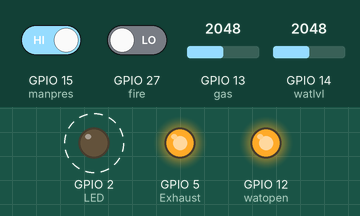
Recording of a sketch running on a simulated ESP32. Shown: output pins drawn as LEDs (lit = HIGH). Dashed ring = blinking. The test bench sets the inputs (shaded band); at power-on: GPIO 15 (manpres) HIGH, GPIO 27 (fire) LOW, GPIO 13 (gas) = 2048, GPIO 14 (watlvl) = 2048. What the sketch prints to the serial monitor is not drawn.

Above: at 9.93 s.
10.3 s: GPIO 15 (manpres) driven LOW and GPIO 27 (fire) driven HIGH
At 11.7 s:
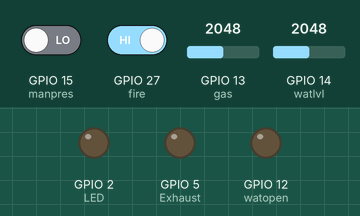
12.1 s: GPIO 27 (fire) driven LOW
At 12.48 s:
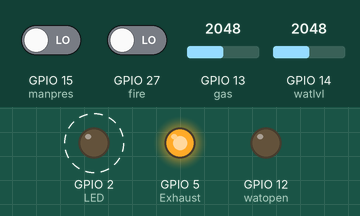
15.1 s: GPIO 27 (fire) driven HIGH
At 16.2 s:
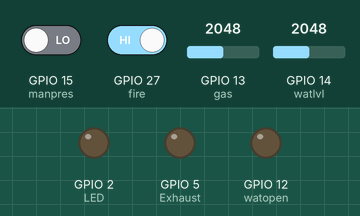
Timing chart, 0 to 17.6 s (numbered marks = the images above; inputs shaded):
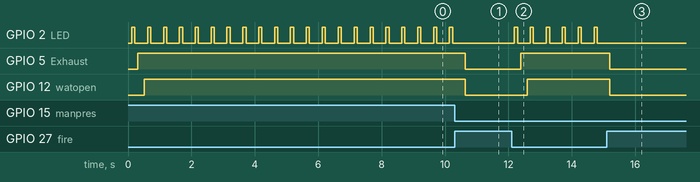

Measured:
- after the input at 10.3 s, GPIO 2 (LED): stops changing and stays LOW; GPIO 5 (Exhaust), GPIO 12 (watopen): HIGH → LOW after 0.34 s
- after the input at 12.1 s, GPIO 2 (LED): alternates HIGH for 0.10 s and LOW for 0.40 s, starting after 0.09 s; GPIO 5 (Exhaust): LOW → HIGH after 0.29 s; GPIO 12 (watopen): LOW → HIGH after 0.49 s
- after the input at 15.1 s, GPIO 2 (LED): stops changing and stays LOW; GPIO 5 (Exhaust), GPIO 12 (watopen): HIGH → LOW after 0.10 s
- by itself, GPIO 2 (LED): alternates HIGH for 0.10 s and LOW for 0.40 s

The sketch:

multithreaded_fire_detection_and_alarming_system.ino
```cpp
static int taskCore = 1;
static int lessCore = 0;

#define fire 27     // Flame sensor
#define gas 13      // smoke sensor
#define watlvl 14     // water level sensor
#define manpres 15    // Manual_Press for emergency
#define LED 2        // led for indication
#define Buzzer 4     // Buzzer
#define Exhaust 5     // Exhaust fan.
#define watopen 12     // water opening

int freq = 1500;
int channel = 0;
int resolution = 7;
int dutyCycle = 128;

unsigned long start,stoppy;

TaskHandle_t xflameTaskHandle = NULL;
TaskHandle_t xmanpressTaskHandle = NULL;
TaskHandle_t xsmokeTaskHandle = NULL;
TaskHandle_t xactuationTaskHandle = NULL;

SemaphoreHandle_t xflameStartSemaphore;
SemaphoreHandle_t xmanpressSemaphore;
SemaphoreHandle_t xsmokeSemaphore;
SemaphoreHandle_t xactuationSemaphore;

void setup() {
        Serial.begin(115200);   // Serial monitor setting up baud rate

   pinMode(fire,INPUT);
   pinMode(gas, INPUT);
   pinMode(watlvl, INPUT);
   pinMode(manpres,INPUT_PULLUP);
   pinMode(LED,OUTPUT);
   pinMode(Exhaust, OUTPUT);
   pinMode(Buzzer,OUTPUT);
   pinMode(watopen,OUTPUT);

   ledcSetup(channel, freq, resolution);
  ledcAttachPin(Buzzer, channel);

      xTaskCreatePinnedToCore(flame_watlvl,   /* Function to implement the task */
                    "flame sensor readings", /* Name of the task */
                    2000,      /* Stack size in words */
                    NULL,       /* Task input parameter */
                    9,          /* Priority of the task */
                    &xflameTaskHandle,     /* Task handle. */
                    lessCore);                    /* Task Core*/

      xTaskCreatePinnedToCore(manual_press,   /* Function to implement the task */
                    "manual_press", /* Name of the task */
                     1000,      /* Stack size in words */
                     NULL,       /* Task input parameter */
                      9,          /* Priority of the task */
                     &xmanpressTaskHandle,    /* Task handle. */
                     taskCore);                /* Task Core*/

       xTaskCreatePinnedToCore(smoke,   /* Function to implement the task */
                    "Smoke sensor reading", /* Name of the task */
                     1000,      /* Stack size in words */
                     NULL,       /* Task input parameter */
                      8,          /* Priority of the task */
                     &xsmokeTaskHandle,     /* Task handle. */
                     lessCore);                   /* Task Core*/

      xTaskCreatePinnedToCore(actuation,   /* Function to implement the task */
                    "Actuation task", /* Name of the task */
                     2000,      /* Stack size in words */
                     NULL,       /* Task input parameter */
                      10,          /* Priority of the task */
                     &xactuationTaskHandle,     /* Task handle. */
                     taskCore);                        /* Task Core*/


  /*Serial.print("Allocated heap=");
  Serial.println(ESP.getMaxAllocHeap());*/

}


void loop()
{

}


void flame_watlvl(void * pvParameters)
{
  xflameStartSemaphore = xSemaphoreCreateBinary();
  while(1)
  {
    if (xSemaphoreTake(xflameStartSemaphore, 0) == pdTRUE)
    {
      vTaskPrioritySet(xflameStartSemaphore,9);
        //start = xTaskGetTickCount();
    if(digitalRead(manpres) == 0)
    {
        Serial.println("Flame sensor task is taken");
     Serial.print("flame=");
   Serial.println(digitalRead(fire));
        if(digitalRead(fire)==0)
         {
          Serial.println("Fire has occured stay careful get out of here");
         }
    }
  }

     Serial.print("water level=");
   Serial.println(analogRead(watlvl));
   Serial.println("water level checking task");

   if(analogRead(watlvl)>= 2000)
   {
    Serial.println("Full tank water");
   }
   else if((analogRead(watlvl)<= 1600)&& (analogRead(watlvl)== 550))
   {
    Serial.println("Medium water level");
   }
   else if((analogRead(watlvl)<= 500))
   {
    Serial.println("Water level is low, turn on the motor");
   }
   Serial.println("----------");
  Serial.println("----------");
    vTaskDelay(100);
    /*stoppy= xTaskGetTickCount()- start;
    Serial.print("flame task=");
  Serial.println(stoppy);*/
   xSemaphoreGive( xflameStartSemaphore ) == pdTRUE;
  }
}

void manual_press(void * pvParameters)
{
 xmanpressSemaphore = xSemaphoreCreateBinary();
    while(1)
    {
      if (xSemaphoreTake(xmanpressSemaphore, 0) == pdTRUE)
    {
            vTaskPrioritySet(xmanpressSemaphore,9);
     // start = xTaskGetTickCount();
    if(digitalRead(manpres) == 1)
    {
      Serial.println("Manual Press task given");
    Serial.println("open everything");
    }
    }
    Serial.println("----------");
  Serial.println("----------");
    vTaskDelay(50);
    /* stoppy= xTaskGetTickCount()- start;
     Serial.print("Manual task=");
  Serial.println(stoppy);*/
  xSemaphoreGive(xmanpressSemaphore) == pdTRUE;
}
}

void smoke(void * pvParameters)
{
 xsmokeSemaphore = xSemaphoreCreateBinary();
    while(1)
    {
      if (xSemaphoreTake(xsmokeSemaphore, 0) == pdTRUE)
    {
     vTaskPrioritySet(xsmokeSemaphore,8);
      //start = xTaskGetTickCount();
    if(digitalRead(manpres) == 0)
    {
      Serial.println("smoke sensor task is taken");
      Serial.print("smoke=");
      Serial.println(analogRead(gas));
    }
    }
    Serial.println("----------");
  Serial.println("----------");
    vTaskDelay(100);
     /*stoppy= xTaskGetTickCount()- start;
     Serial.print("smoke task=");
  Serial.println(stoppy);*/
  xSemaphoreGive(xsmokeSemaphore) == pdTRUE;
}
}


void actuation(void * pvParameters)
{
  xactuationSemaphore = xSemaphoreCreateBinary();
    while(1)
    {
   if (xSemaphoreTake(xactuationSemaphore, 0) == pdTRUE)
    {
           vTaskPrioritySet(xactuationSemaphore,10);
       //start = xTaskGetTickCount();
      if((digitalRead(manpres) == 1) || (analogRead(gas)>=100) && (digitalRead(fire)==0))
                {
                  Serial.println("Actuation task started");
                  /* LED indication */
                  digitalWrite(LED,HIGH);
                delay(100);
                digitalWrite(LED,LOW);
                delay(100);

                /* Exhaust fan */
                digitalWrite(Exhaust,HIGH);

                /* Alarm indication*/

                ledcWrite(channel, dutyCycle);
                vTaskDelay(100);
                ledcWrite(channel, 0);
                vTaskDelay(100);

                /*Water opening*/
                digitalWrite(watopen,HIGH);

                }
                else
                {
                digitalWrite(Exhaust,LOW);
                ledcWrite(channel, 0);
                digitalWrite(LED,LOW);
                digitalWrite(watopen,LOW);
                }

    }
  vTaskDelay(100);
  /*stoppy= xTaskGetTickCount()- start;
  Serial.print("Actuation task=");
  Serial.println(stoppy);*/
  xSemaphoreGive(xactuationSemaphore) == pdTRUE;
    }
}
```
